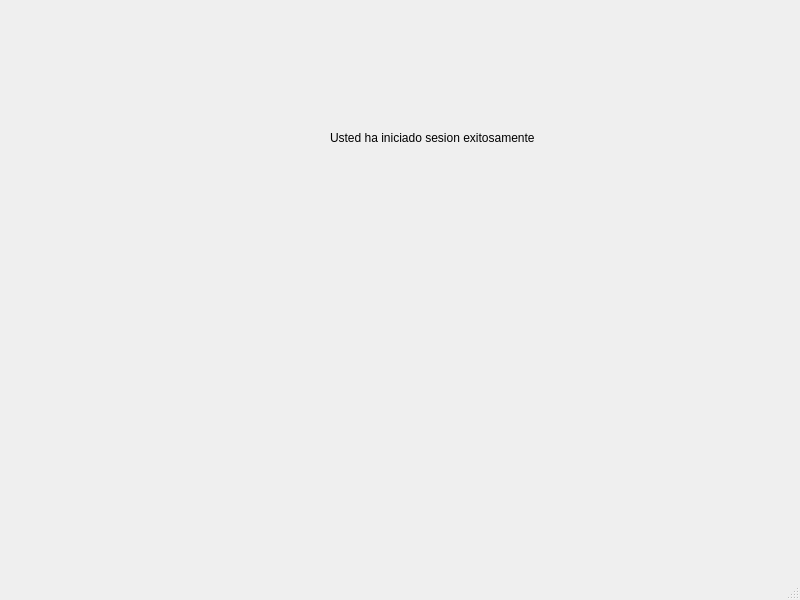
<?xml version="1.0" encoding="UTF-8"?>
<ui version="4.0">
 <class>MainWindow</class>
 <widget class="QMainWindow" name="MainWindow">
  <property name="geometry">
   <rect>
    <x>0</x>
    <y>0</y>
    <width>800</width>
    <height>600</height>
   </rect>
  </property>
  <property name="windowTitle">
   <string>MainWindow</string>
  </property>
  <widget class="QWidget" name="centralwidget">
   <widget class="QLabel" name="label">
    <property name="geometry">
     <rect>
      <x>330</x>
      <y>130</y>
      <width>211</width>
      <height>16</height>
     </rect>
    </property>
    <property name="text">
     <string>Usted ha iniciado sesion exitosamente</string>
    </property>
   </widget>
  </widget>
  <widget class="QMenuBar" name="menubar">
   <property name="geometry">
    <rect>
     <x>0</x>
     <y>0</y>
     <width>800</width>
     <height>19</height>
    </rect>
   </property>
  </widget>
  <widget class="QStatusBar" name="statusbar"/>
 </widget>
 <resources/>
 <connections/>
</ui>
